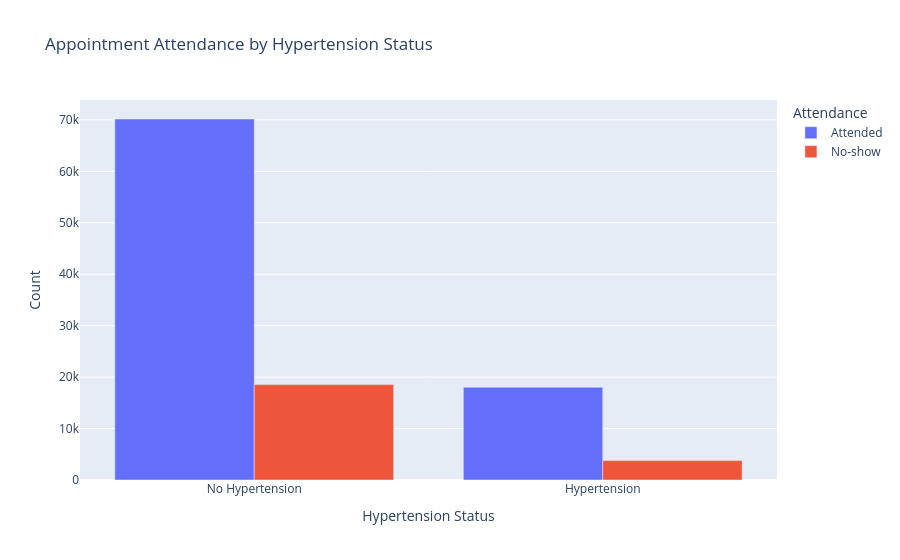

Notebook code cell kept with this figure:
### Markdown cell above
### Research Question 4 ( Does having hypertension correlate with appointment attendance?   )

### Code cell
# Convert 'No-show' to binary: 1 for "Yes" (no-show), 0 for "No" (attended)
df['NoShow_binary'] = df['No-show'].apply(lambda x: 1 if x == 'Yes' else 0)

# Create a contingency table
contingency_table = pd.crosstab(df['Hipertension'], df['NoShow_binary'])
contingency_table.columns = ['Attended', 'No-show']
contingency_table.index = ['No Hypertension', 'Hypertension']

# Calculate no-show rates
contingency_table['No-show Rate'] = contingency_table['No-show'] / (contingency_table['Attended'] + contingency_table['No-show'])

# Perform chi-square test
chi2, p_value, dof, expected = chi2_contingency(contingency_table.iloc[:, :2])

# Print conclusion
alpha = 0.05
if p_value < alpha:
    print("There is a significant correlation between hypertension and appointment attendance.")
else:
    print("There is no significant correlation between hypertension and appointment attendance.")

# Print no-show rates
print("\nNo-show Rates:")
print(contingency_table[['No-show Rate']])

# Prepare data for chart
contingency_table = contingency_table.reset_index()
contingency_table.rename(columns={contingency_table.columns[0]: 'Hypertension Status'}, inplace=True)
plot_data = contingency_table.melt(id_vars='Hypertension Status', value_vars=['Attended', 'No-show'],
                                   var_name='Attendance', value_name='Count')

# Create bar chart
fig = px.bar(plot_data, x='Hypertension Status', y='Count', color='Attendance', barmode='group',
             title='Appointment Attendance by Hypertension Status')
fig.show()

### Figure 1 — Plotly figure (JSON) as saved in the notebook; plotly's stock layout.template omitted (floating-point values rounded to 4 significant figures)
{"data": [{"alignmentgroup": "True", "hovertemplate": "Attendance=Attended<br>Hypertension Status=%{x}<br>Count=%{y}<extra></extra>", "legendgroup": "Attended", "marker": {"color": "#636efa", "pattern": {"shape": ""}}, "name": "Attended", "offsetgroup": "Attended", "orientation": "v", "showlegend": true, "textposition": "auto", "type": "bar", "x": ["No Hypertension", "Hypertension"], "xaxis": "x", "y": [70178, 18029], "yaxis": "y"}, {"alignmentgroup": "True", "hovertemplate": "Attendance=No-show<br>Hypertension Status=%{x}<br>Count=%{y}<extra></extra>", "legendgroup": "No-show", "marker": {"color": "#EF553B", "pattern": {"shape": ""}}, "name": "No-show", "offsetgroup": "No-show", "orientation": "v", "showlegend": true, "textposition": "auto", "type": "bar", "x": ["No Hypertension", "Hypertension"], "xaxis": "x", "y": [18547, 3772], "yaxis": "y"}], "layout": {"barmode": "group", "legend": {"title": {"text": "Attendance"}, "tracegroupgap": 0}, "title": {"text": "Appointment Attendance by Hypertension Status"}, "xaxis": {"anchor": "y", "domain": [0, 1], "title": {"text": "Hypertension Status"}}, "yaxis": {"anchor": "x", "domain": [0, 1], "title": {"text": "Count"}}}}
